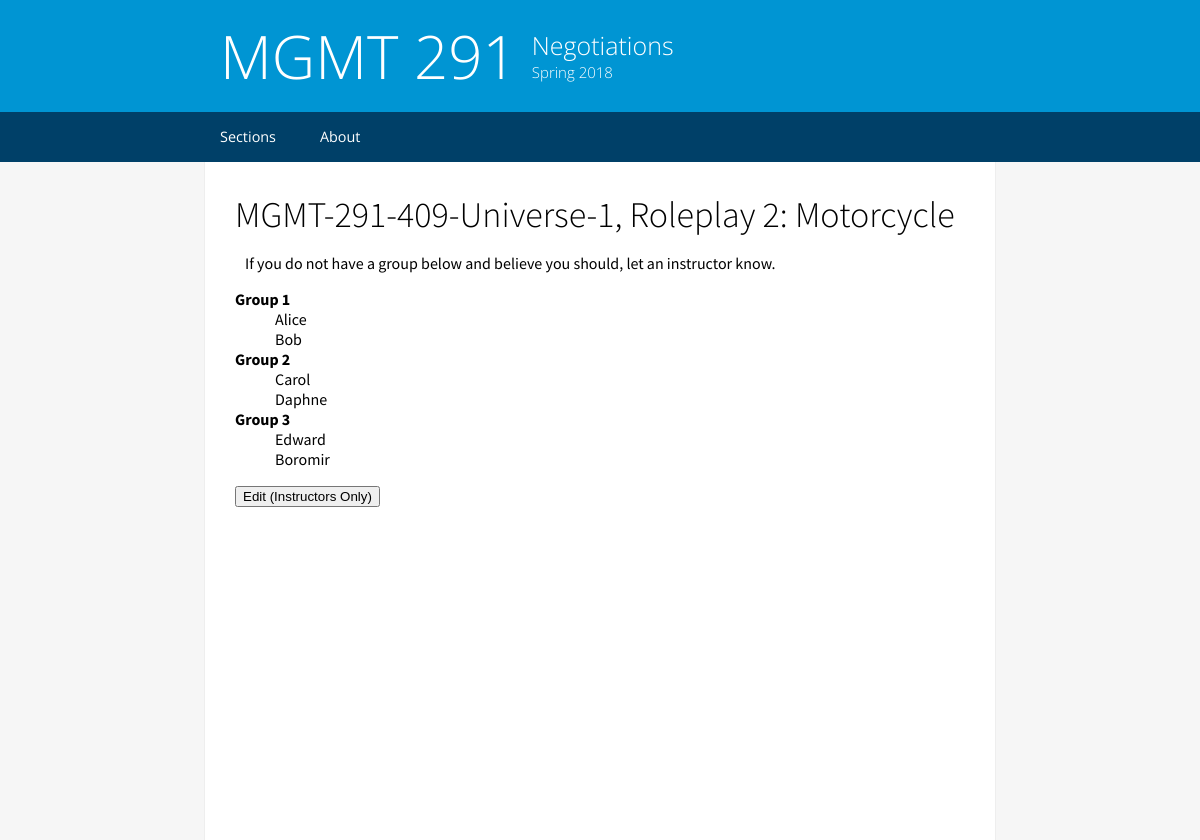
The page /MGMT-291-409-Universe-1/2 on the database its author committed.
### models.py (models this page shows, shortened)
class Roleplay(db.Model):
    id = db.Column(db.String(64), primary_key=True)
    name = db.Column(db.String(64))
    number = db.Column(db.Integer, index=True)
    assignments = db.Column(db.String(4000))
    started = db.Column(db.Boolean)
    section_name = db.Column(db.String(64), db.ForeignKey('section.name'))
    group_size = db.Column(db.Integer)
    attendees = db.relationship('AttendanceRecord', backref='parent_roleplay', lazy='dynamic')

class AttendanceRecord(db.Model):
    id = db.Column(db.String(64), primary_key=True)
    student_name = db.Column(db.String(64))
    roleplay = db.Column(db.String(64), db.ForeignKey('roleplay.name'))
    def __repr__(self):
        return '<Record {}>'.format(self.student_name + ', ' + self.roleplay)

### website.py (the view, shortened to what this page needs)
@app.route('/<section_name>/<roleplay_number>', methods=['GET', 'POST'])
def landing_roleplay(section_name, roleplay_number):
    print("refreshed")
    roleplay = Roleplay.query.filter_by(section_name=section_name, number=roleplay_number).first()
    records = AttendanceRecord.query.filter_by(parent_roleplay=roleplay).all()
    print(records)
    students = [record.student_name for record in records]
    student_sign_in = SignInForm()
    template = render_template('roleplay.html', roleplay=roleplay, assignments=eval(roleplay.assignments),
                               students=students, form=student_sign_in)
    if roleplay.started:  # STARTED LOGIC)
        if request.method == 'POST':
            if request.form['submit'] == 'edit':
                return redirect('/' + section_name + '/' + roleplay_number + '/edit')
            else:
                print("unknown POST request")
                return None
        elif request.method == 'GET':
            return template

### templates/roleplay.html (shortened to what this page needs)
{% extends "base.html" %}
{% block content %}
    <h1>{{ roleplay.section_name }}, Roleplay {{ roleplay.number }}: {{ roleplay.name }}</h1>
    {% if roleplay.started %}
        <p>If you do not have a group below and believe you should, let an instructor know.</p>
        <p>
            <dl>
                {% for group in assignments %}
                        <dt><b>Group {{ loop.index }}</b></dt>
                    {% for person in group %}
                        <dd>{{ person }}</dd>
                    {% endfor %}
                {% endfor %}
            </dl>
            <form action="" method="post">
                <button name="submit" value="edit">Edit (Instructors Only)</button>
            </form>
        </p>
    {% endif %}
{% endblock %}

### static/styles/style.css (style rules this page uses)
html { -webkit-font-smoothing: antialiased; -webkit-text-size-adjust: 100%; height:100%; width:100%; margin:0px !important; background-color:#F6F6F6; }
body { margin:0px !important; padding:0px !important; height:100%; width:100%; }
.text-container h1 { font-size:36px; font-weight:300; font-family:"Source Sans Pro", sans-serif; margin:0px; margin-top:10px; }
.text-container p { margin-left:10px; font-size:16px; }
@media (min-width:825px) { html { -webkit-font-smoothing: antialiased; height:100%; margin:0px !important; } }
@media (min-width:825px) { body { margin:0px !important; padding:0px !important; height:100%; } }

### rows shown on the page
Roleplay: section_name "MGMT-291-409-Universe-1", number "2", name "Motorcycle"
AttendanceRecord: student_name "Alice"
AttendanceRecord: student_name "Bob"
AttendanceRecord: student_name "Carol"
AttendanceRecord: student_name "Daphne"
AttendanceRecord: student_name "Edward"
AttendanceRecord: student_name "Boromir"
